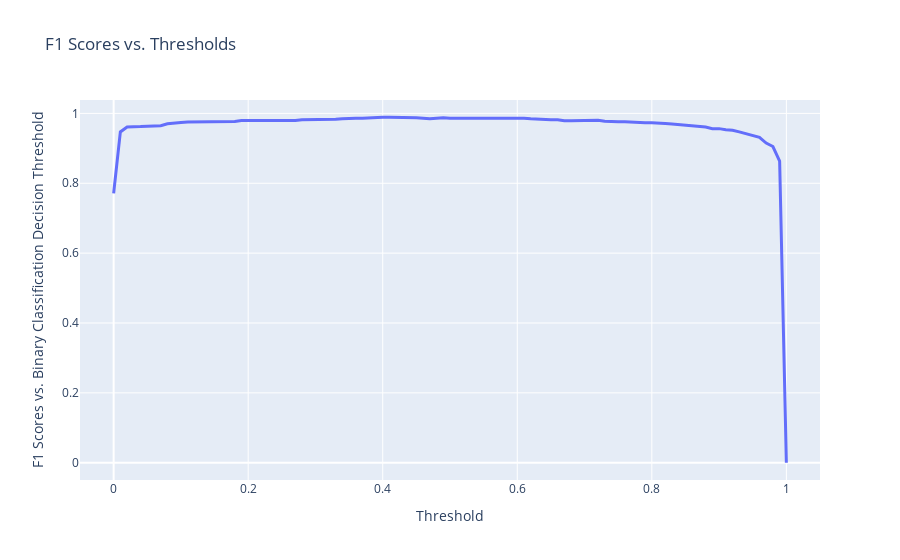

Notebook code for this chart:
### Code cell
from evalml.model_understanding.graphs import graph_binary_objective_vs_threshold
graph_binary_objective_vs_threshold(pipeline, train_df2,y, 'f1', steps=100)
